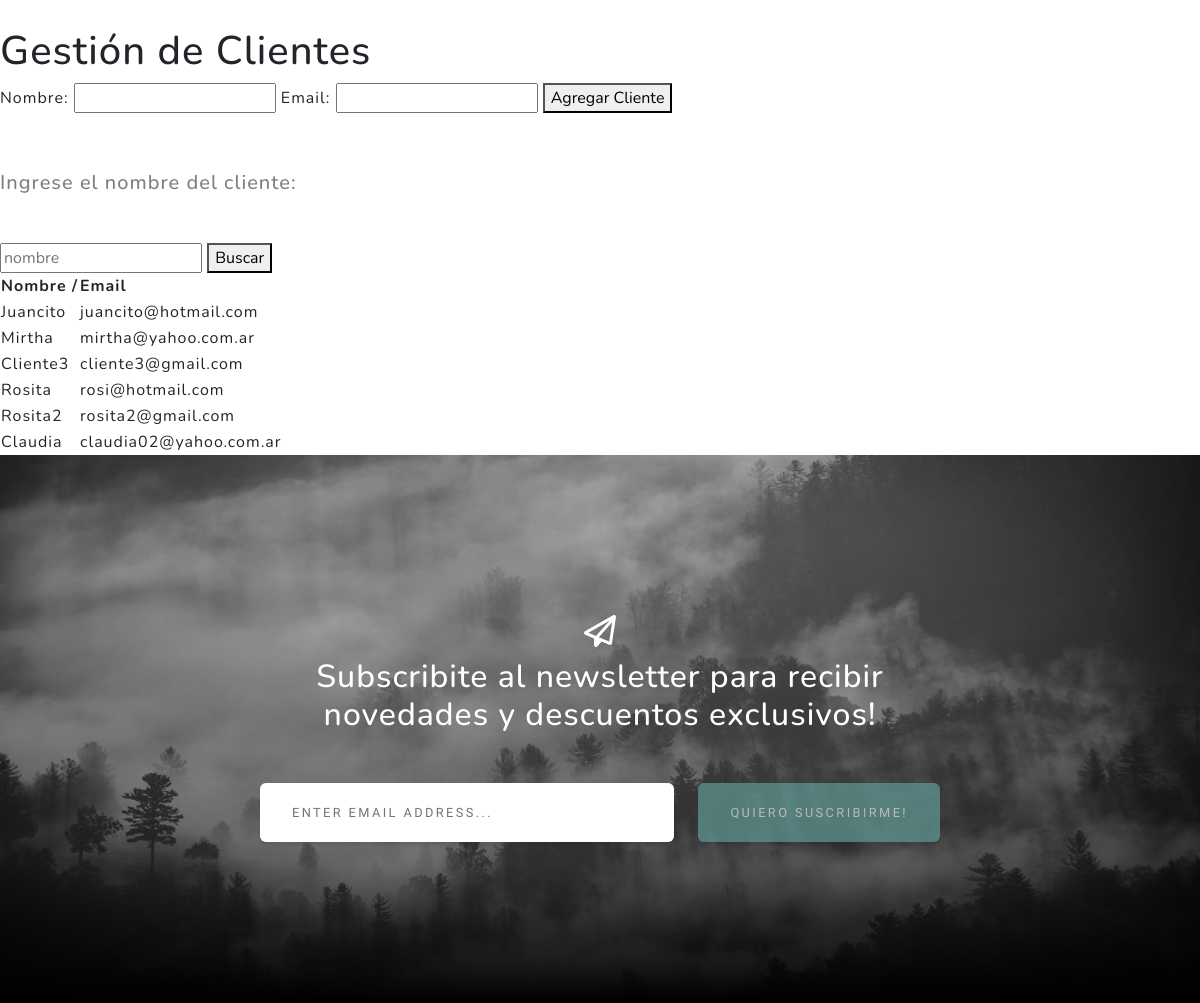
Page /clientes/ (middle part) on the earlier database version.
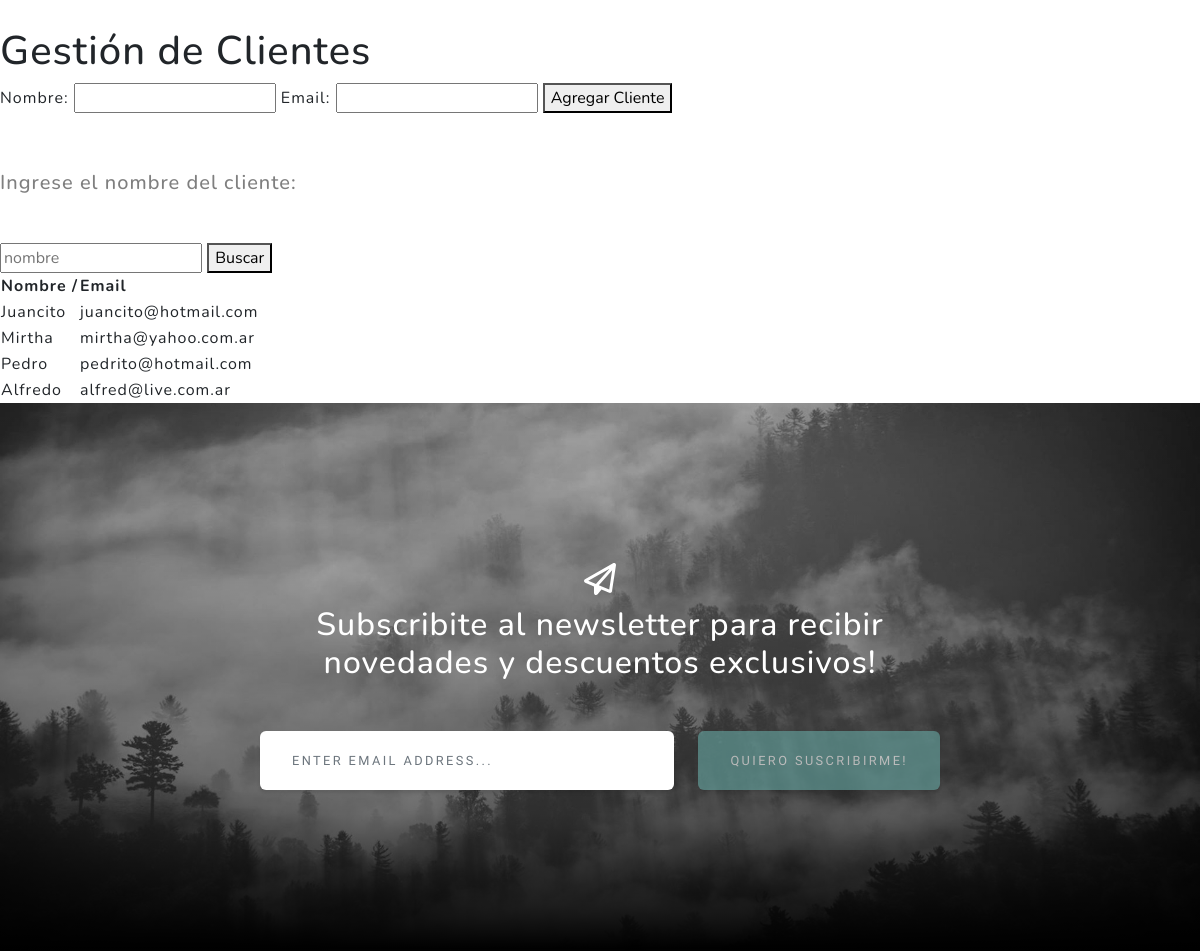
Same page on the later database version.
### AppGoldenCafe/models.py (models this page shows)
class Cliente(models.Model):
    nombre = models.CharField(max_length=30)
    email = models.EmailField()

### AppGoldenCafe/views.py (the view)
# urls.py: path('clientes/', views.cliente, name='clientes'),
def cliente(request):
    clientes = Cliente.objects.all()
    miFormulario = clienteFormulario()
    if request.method == "POST":
        if 'agregar_cliente' in request.POST:
            miFormulario = clienteFormulario(request.POST)  # creamos un objeto formulario con los datos enviados
            if miFormulario.is_valid():
                cliente = Cliente(nombre=miFormulario.cleaned_data['nombre'], email=miFormulario.cleaned_data['email']) #creo el objeto Cliente ya limpio
                cliente.save()                              # Guardamos el cliente en la BBDD
                return redirect('clientes')                 # redirigimos a clientes
            else:
                return render(request, "AppGoldenCafe/cliente.html", {'form': miFormulario})
        elif 'buscar_cliente' in request.POST:
            miFormulario = clienteFormulario()
            nombre = request.POST.get('nombre')
            if nombre:                       # respuesta = f"Estoy buscando el cliente con nombre: {req.GET['nombre']}
                clientes = Cliente.objects.filter(nombre__iexact=nombre)
                if clientes:
                    return render(request,"AppGoldenCafe/cliente.html", {'clientes': clientes, 'nombre': nombre})
                else:
                    mensaje = "El cliente ingresado no existe."
                    return render(request, "AppGoldenCafe/cliente.html", {'mensaje': mensaje, 'form': miFormulario})
            else:
                mensaje = "Por favor, ingresa un nombre para buscar."
                return render(request, "AppGoldenCafe/cliente.html", {'mensaje': mensaje, 'form': miFormulario})
        else:
            miFormulario = clienteFormulario()
            return render(request, "AppGoldenCafe/cliente.html", {'form': miFormulario})
    else:                                                   # si es un GET...
        miFormulario = clienteFormulario()                  # creamos un formulario vacio para mostrarlo inicialmente
        return render(request, "AppGoldenCafe/cliente.html", {'clientes': clientes, 'form': miFormulario})

### AppGoldenCafe/forms.py
class clienteFormulario(forms.forms.Form):
    nombre = forms.CharField(max_length=30)
    email = forms.EmailField()

### AppGoldenCafe/templates/appgoldencafe/cliente.html (shortened to what this page needs)
<!DOCTYPE html>
<html lang="en">
<head>
</head>
<body>
{% extends "AppGoldenCafe/padre.html" %}
{% load static %}
{% block contenidoQueCambia %}
    <section>
        <div class="container px-5">
            <div class="row gx-5 align-items-center">
                <div class="col-lg-6">
                    <div class="p-5"><img class="img-fluid rounded-circle" src="{% static 'appgoldencafe/assets/img/claudia_martinez.jpeg' %}" alt="..." /></div>
                </div>
                <div class="col-lg-6">
                    <div class="p-5">
                    </div>
                </div>
            </div>
        </div>
    </section>
        <section>
            <h1>Gestión de Clientes</h1>
            <form method="post">
                {{ form.as_table }}
                <button type="submit" name="agregar_cliente">Agregar Cliente</button>
            </form>
        </section>
        <div style="height: 50px;"></div>
        <section>
            <h2 class="text-black-50 mx-auto mt-2 mb-5" style="border-color: antiquewhite; font-size: 20px;">Ingrese el nombre del cliente:</h2>
            <form method="post">
                <input type="text" name="nombre" placeholder="nombre">
                <button type="submit" name="buscar_cliente">Buscar</button>
            </form>
            {% if clientes %}
                <table>
                    <thead>
                        <tr>
                            <th> Nombre /</th>
                            <th> Email </th>
                            </tr>
                    </thead>
                    <tbody>
                        {% for cliente in clientes %}
                            <tr>
                                <td>{{ cliente.nombre }}</td>
                                <td>{{ cliente.email }}</td>
                                </tr>
                        {% endfor %}
                    </tbody>
                </table>
            {% else %}
                {{ mensaje }}
            {% endif %}
        </section>
{% endblock %}

### AppGoldenCafe/templates/appgoldencafe/padre.html (shortened to what this page needs)
{% load static %}
<!DOCTYPE html>
<html lang="en">
    <head>
        <link href="{% static 'appgoldencafe/css/styles.css' %}" rel="stylesheet" />
    </head>
    <body id="page-top">
        {% block contenidoQueCambia %}{% endblock %}
        <section class="signup-section" id="signup">
            <div class="container px-4 px-lg-5">
                <div class="row gx-4 gx-lg-5">
                    <div class="col-md-10 col-lg-8 mx-auto text-center">
                        <i class="far fa-paper-plane fa-2x mb-2 text-white"></i>
                        <h2 class="text-white mb-5">Subscribite al newsletter para recibir novedades y descuentos exclusivos!</h2>
                        <form class="form-signup" id="contactForm" data-sb-form-api-token="API_TOKEN">
                            <div class="row input-group-newsletter">
                                <div class="col"><input class="form-control" id="emailAddress" type="email" placeholder="Enter email address..." aria-label="Enter email address..." data-sb-validations="required,email" /></div>
                                <div class="col-auto"><button class="btn btn-primary disabled" id="submitButton" type="submit">Quiero suscribirme!</button></div>
                            </div>
                        </form>
                    </div>
                </div>
            </div>
        </section>
    </body>
</html>

Differences in the rows shown:
removed Cliente: nombre "Cliente3", email "cliente3@gmail.com"
removed Cliente: nombre "Rosita", email "rosi@hotmail.com"
removed Cliente: nombre "Rosita2", email "rosita2@gmail.com"
removed Cliente: nombre "Claudia", email "claudia02@yahoo.com.ar"
added Cliente: nombre "Pedro", email "pedrito@hotmail.com"
added Cliente: nombre "Alfredo", email "alfred@live.com.ar"
